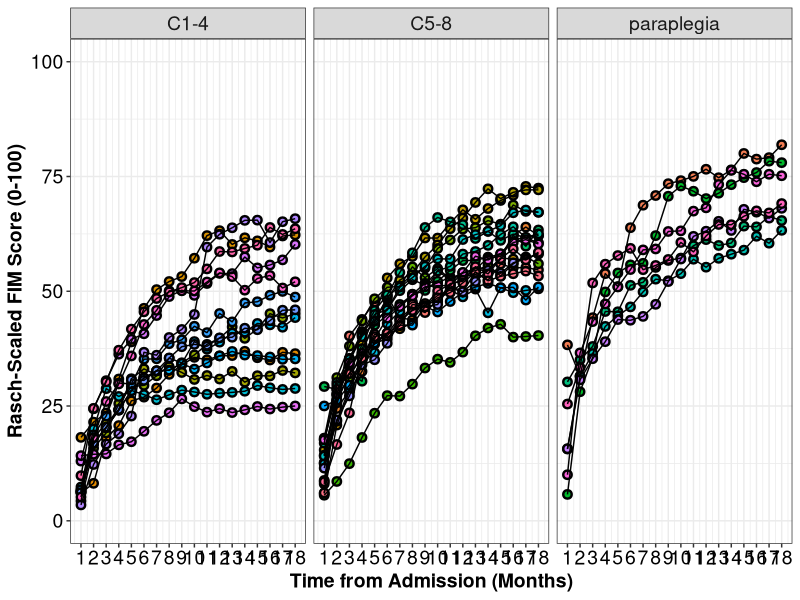
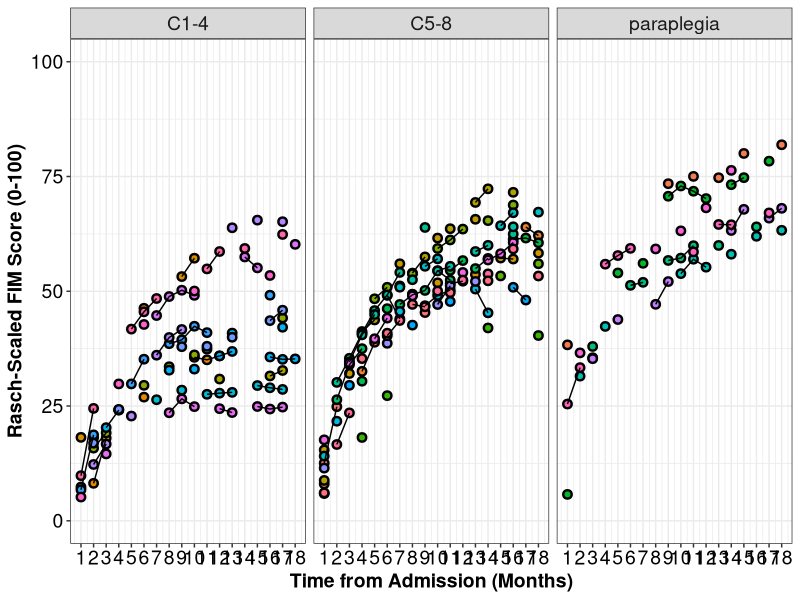
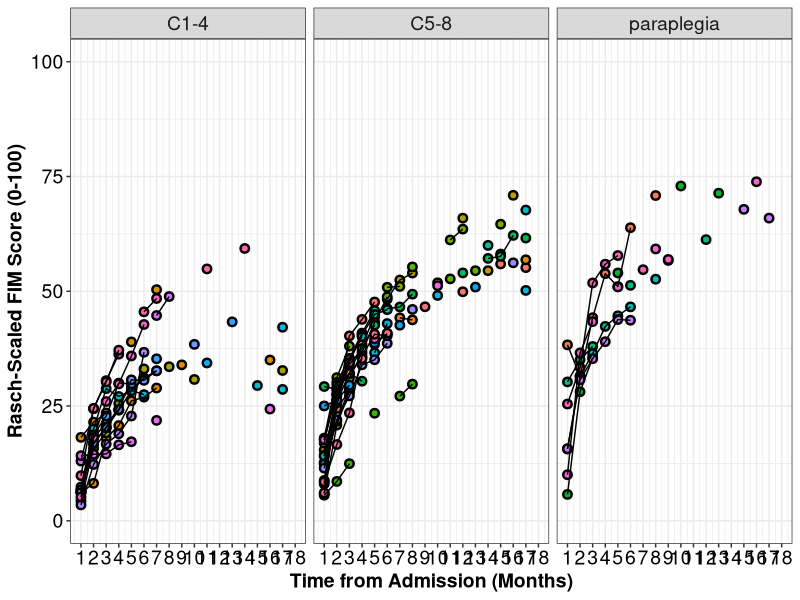
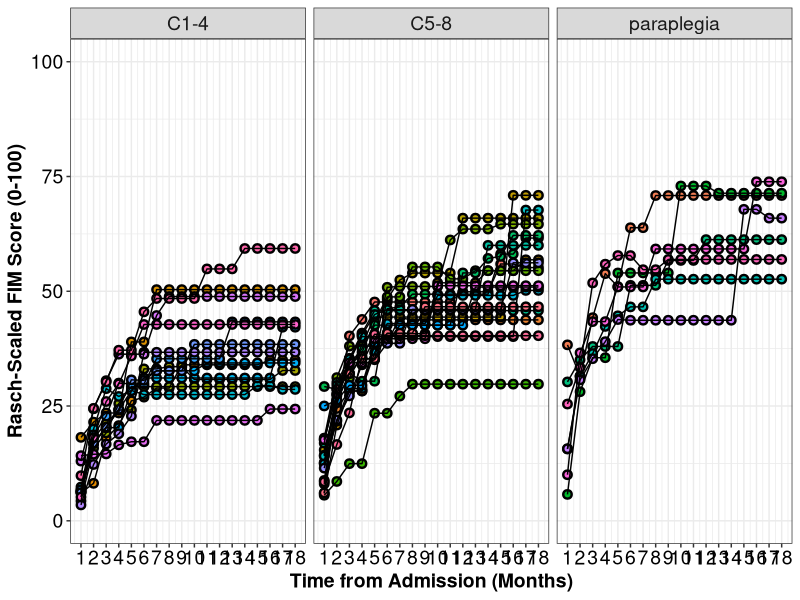
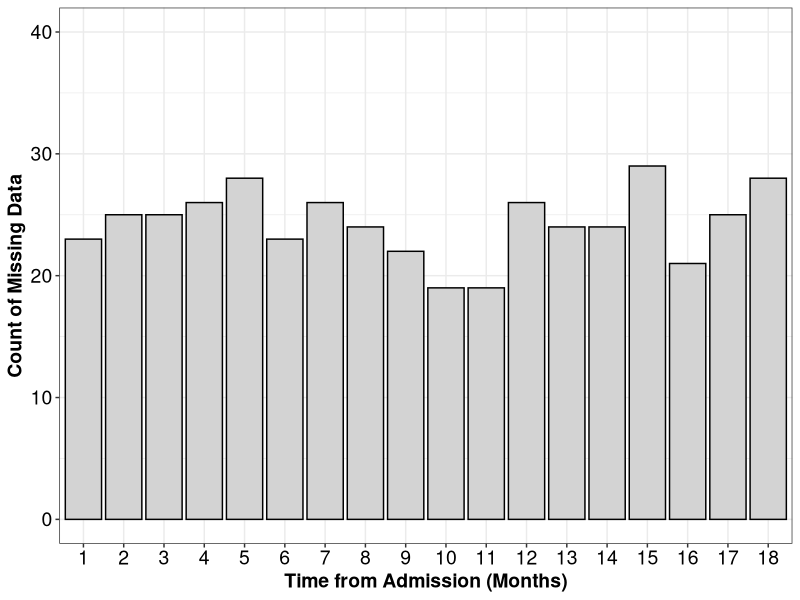
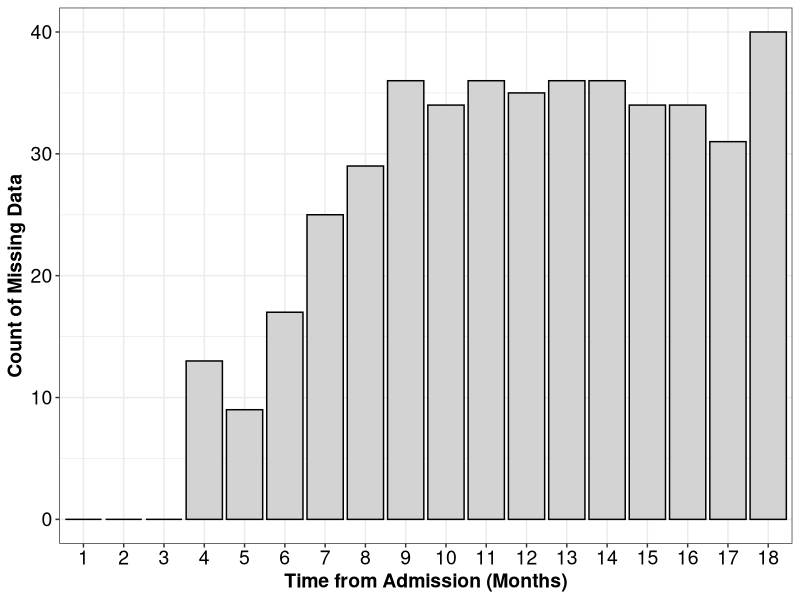

Source code (R) for these figures, in order:
# ACRM 2018 Longitudinal Data Analysis Worksho
# By Keith Lohse, Neurorehabilitation Informatics Lab, 2018-09-19

# Loading the essential libraries. 
library("ggplot2"); library("lme4"); library("car"); library("dplyr"); library("lmerTest"); 

# If these packages are not installed already, run the following code:
install.packages("ggplot2"); install.packages("lme4"); install.packages("car"); 
install.packages("dplyr"); install.packages("lmerTest"); 


##----------------------- Data Cleaning and QA ---------------------------------
## Setting the Directory -------------------------------------------------------
getwd()
setwd("C:/Users/USERNAME/Box Sync/Collaboration/")
list.files()
# Make sure that the file data_session2.csv is saved in your working directory.

# Import the .csv file into R. 
# We will save this file in the R environment as an object called "DATA".
DATA<-read.csv("./data_session3.csv", header = TRUE, sep=",",  
               na.strings=c("NA","NaN"," ",""))

# Use the head() function to check the structure of the data file.
head(DATA)

# Alternately you can also download the data file from the web here:
# DATA <- read.csv("https://raw.githubusercontent.com/keithlohse/LMER_Clinical_Science/master/data/data_session2.csv")
# head(DATA)


## ------------------- Visualizing Missing Data --------------------------------
## FIM scores with complete data -----------------------------------------------
g1<-ggplot(DATA, aes(x = month, y = rasch_FIM)) +
  geom_point(aes(fill=as.factor(subID)), pch=21, size=2, stroke=1.25) +
  geom_line(aes(group=subID)) +
  facet_wrap(~AIS_grade)
g2<-g1+scale_x_continuous(name = "Time from Admission (Months)", breaks=c(0:18)) +
  scale_y_continuous(name = "Rasch-Scaled FIM Score (0-100)",limits=c(0,100))
g3 <- g2 + theme_bw() + 
  theme(axis.text=element_text(size=14, colour="black"), 
        axis.title=element_text(size=14,face="bold")) +
  theme(strip.text.x = element_text(size = 14))+
  theme(legend.position="none")

plot(g3)



## FIM scores with data missing random -----------------------------------------
g1<-ggplot(DATA, aes(x = month, y = rasch_FIM_MAR)) +
  geom_point(aes(fill=as.factor(subID)), pch=21, size=2, stroke=1.25) +
  geom_line(aes(group=subID)) +
  facet_wrap(~AIS_grade)
g2<-g1+scale_x_continuous(name = "Time from Admission (Months)", breaks=c(0:18)) +
  scale_y_continuous(name = "Rasch-Scaled FIM Score (0-100)",limits=c(0,100))
g3 <- g2 + theme_bw() + 
  theme(axis.text=element_text(size=14, colour="black"), 
        axis.title=element_text(size=14,face="bold")) +
  theme(strip.text.x = element_text(size = 14))+
  theme(legend.position="none")

plot(g3)






## FIM scores with data missing not at  random ---------------------------------
g1<-ggplot(DATA, aes(x = month, y = rasch_FIM_MNAR)) +
  geom_point(aes(fill=as.factor(subID)), pch=21, size=2, stroke=1.25) +
  geom_line(aes(group=subID)) +
  facet_wrap(~AIS_grade)
g2<-g1+scale_x_continuous(name = "Time from Admission (Months)", breaks=c(0:18)) +
  scale_y_continuous(name = "Rasch-Scaled FIM Score (0-100)",limits=c(0,100))
g3 <- g2 + theme_bw() + 
  theme(axis.text=element_text(size=14, colour="black"), 
        axis.title=element_text(size=14,face="bold")) +
  theme(strip.text.x = element_text(size = 14))+
  theme(legend.position="none")

plot(g3)


## FIM scores with Last Observation Carried Forward ----------------------------
g1<-ggplot(DATA, aes(x = month, y = rasch_FIM_LOCF)) +
  geom_point(aes(fill=as.factor(subID)), pch=21, size=2, stroke=1.25) +
  geom_line(aes(group=subID)) +
  facet_wrap(~AIS_grade)
g2<-g1+scale_x_continuous(name = "Time from Admission (Months)", breaks=c(0:18)) +
  scale_y_continuous(name = "Rasch-Scaled FIM Score (0-100)",limits=c(0,100))
g3 <- g2 + theme_bw() + 
  theme(axis.text=element_text(size=14, colour="black"), 
        axis.title=element_text(size=14,face="bold")) +
  theme(strip.text.x = element_text(size = 14))+
  theme(legend.position="none")

plot(g3)


## -------------------- Identifying Missing Data -------------------------------
# Missing at Random
DATA$MAR_missing<-as.numeric(is.na(DATA$rasch_FIM_MAR))
summary(DATA$MAR_missing)

xtabs(MAR_missing ~ month, DATA)

x<-as.data.frame(xtabs(MAR_missing ~ month, DATA))
x


g1<-ggplot(x, aes(x = month, y=Freq)) +
  geom_col(fill= "light grey", color="black")
g2<-g1+scale_x_discrete(name = "Time from Admission (Months)") +
  scale_y_continuous(name = "Count of Missing Data", limits=c(0,40))
g3 <- g2 + theme_bw() + 
  theme(axis.text=element_text(size=14, colour="black"), 
        axis.title=element_text(size=14,face="bold")) +
  theme(strip.text.x = element_text(size = 14))+
  theme(legend.position="none")

plot(g3)


# Missing Not at Random
DATA$MNAR_missing<-as.numeric(is.na(DATA$rasch_FIM_MNAR))
summary(DATA$MNAR_missing)

xtabs(MNAR_missing ~ month, DATA)

y<-as.data.frame(xtabs(MNAR_missing ~ month, DATA))
y


g1<-ggplot(y, aes(x = month, y=Freq)) +
  geom_col(fill= "light grey", color="black")
g2<-g1+scale_x_discrete(name = "Time from Admission (Months)") +
  scale_y_continuous(name = "Count of Missing Data", limits=c(0,40))
g3 <- g2 + theme_bw() + 
  theme(axis.text=element_text(size=14, colour="black"), 
        axis.title=element_text(size=14,face="bold")) +
  theme(strip.text.x = element_text(size = 14))+
  theme(legend.position="none")

plot(g3)



## -------------- The Effects of Missingness on Time ---------------------------
# Cubic model with complete data
complete<-lmer(rasch_FIM~
                    # Fixed-effects
                    1+year.0+year.0_sq+year.0_cu+
                    # Random-effects
                    (1+year.0+year.0_sq+year.0_cu|subID), data=DATA, REML=FALSE)



# Cubic model with data Missing at Random
MAR<-lmer(rasch_FIM_MAR~
                 # Fixed-effects
                 1+year.0+year.0_sq+year.0_cu+
                 # Random-effects
                 (1+year.0+year.0_sq+year.0_cu|subID), data=DATA, REML=FALSE)



# Cubic model with data Missing Not at Random
MNAR<-lmer(rasch_FIM_MNAR~
                 # Fixed-effects
                 1+year.0+year.0_sq+year.0_cu+
                 # Random-effects
                 (1+year.0+year.0_sq+year.0_cu|subID), data=DATA, REML=FALSE)



# Cubic model with Last Observation Carried Forward
LOCF<-lmer(rasch_FIM_LOCF~
             # Fixed-effects
             1+year.0+year.0_sq+year.0_cu+
             # Random-effects
             (1+year.0+year.0_sq+year.0_cu|subID), data=DATA, REML=FALSE)



summary(complete)
summary(MAR)
summary(MNAR)
summary(LOCF)


## --------- How does the amount of data affect these distortions? -------------
# summary(DATA$month)
# 
# DAT2<-subset(DATA, month == 1 | month == 2 | month == 3 | 
#                   month == 6 | month == 12 | month == 18)
# 
# summary(as.factor(DAT2$month))
# 
# 
# ## FIM scores with complete data -----------------------------------------------
# g1<-ggplot(DAT2, aes(x = month, y = rasch_FIM)) +
#   geom_point(aes(fill=as.factor(subID)), pch=21, size=2, stroke=1.25) +
#   geom_line(aes(group=subID)) +
#   facet_wrap(~AIS_grade)
# g2<-g1+scale_x_continuous(name = "Time from Admission (Months)", limits=c(0,18)) +
#   scale_y_continuous(name = "Rasch-Scaled FIM Score (0-100)",limits=c(0,100))
# g3 <- g2 + theme_bw() + 
#   theme(axis.text=element_text(size=14, colour="black"), 
#         axis.title=element_text(size=14,face="bold")) +
#   theme(strip.text.x = element_text(size = 14))+
#   theme(legend.position="none")
# 
# plot(g3)
# 
# 
# 
# ## FIM scores with data missing random -----------------------------------------
# g1<-ggplot(DAT2, aes(x = month, y = rasch_FIM_MAR)) +
#   geom_point(aes(fill=as.factor(subID)), pch=21, size=2, stroke=1.25) +
#   geom_line(aes(group=subID)) +
#   facet_wrap(~AIS_grade)
# g2<-g1+scale_x_continuous(name = "Time from Admission (Months)", limits=c(0,18)) +
#   scale_y_continuous(name = "Rasch-Scaled FIM Score (0-100)",limits=c(0,100))
# g3 <- g2 + theme_bw() + 
#   theme(axis.text=element_text(size=14, colour="black"), 
#         axis.title=element_text(size=14,face="bold")) +
#   theme(strip.text.x = element_text(size = 14))+
#   theme(legend.position="none")
# 
# plot(g3)
# 
# 
# ## FIM scores with data missing random -----------------------------------------
# g1<-ggplot(DAT2, aes(x = month, y = rasch_FIM_MNAR)) +
#   geom_point(aes(fill=as.factor(subID)), pch=21, size=2, stroke=1.25) +
#   geom_line(aes(group=subID)) +
#   facet_wrap(~AIS_grade)
# g2<-g1+scale_x_continuous(name = "Time from Admission (Months)", limitss=c(0,18)) +
#   scale_y_continuous(name = "Rasch-Scaled FIM Score (0-100)",limits=c(0,100))
# g3 <- g2 + theme_bw() + 
#   theme(axis.text=element_text(size=14, colour="black"), 
#         axis.title=element_text(size=14,face="bold")) +
#   theme(strip.text.x = element_text(size = 14))+
#   theme(legend.position="none")
# 
# plot(g3)
# 
# 
# ## FIM scores with Last Observation Carried Forward ----------------------------
# g1<-ggplot(DAT2, aes(x = month, y = rasch_FIM_LOCF)) +
#   geom_point(aes(fill=as.factor(subID)), pch=21, size=2, stroke=1.25) +
#   geom_line(aes(group=subID)) +
#   facet_wrap(~AIS_grade)
# g2<-g1+scale_x_continuous(name = "Time from Admission (Months)", limits=c(0,18)) +
#   scale_y_continuous(name = "Rasch-Scaled FIM Score (0-100)",limits=c(0,100))
# g3 <- g2 + theme_bw() + 
#   theme(axis.text=element_text(size=14, colour="black"), 
#         axis.title=element_text(size=14,face="bold")) +
#   theme(strip.text.x = element_text(size = 14))+
#   theme(legend.position="none")
# 
# plot(g3)
# 
# 
# # Cubic model with complete data
# complete<-lmer(rasch_FIM~
#                  # Fixed-effects
#                  1+year.0+year.0_sq+year.0_cu+
#                  # Random-effects
#                  (1+year.0|subID), data=DAT2, REML=FALSE)
# summary(complete)
# 
# 
# 
# 
# # Cubic model with data Missing at Random
# MAR<-lmer(rasch_FIM_MAR~
#             # Fixed-effects
#             1+year.0+year.0_sq+year.0_cu+
#             # Random-effects
#             (1+year.0|subID), data=DAT2, REML=FALSE)
# summary(MAR)
# 
# 
# 
# # Cubic model with data Missing Not at Random
# MNAR<-lmer(rasch_FIM_MNAR~
#              # Fixed-effects
#              1+year.0+year.0_sq+year.0_cu+
#              # Random-effects
#              (1+year.0|subID), data=DAT2, REML=FALSE)
# summary(MNAR)
# 
# 
# 
# # Cubic model with Last Observation Carried Forward
# LOCF<-lmer(rasch_FIM_LOCF~
#              # Fixed-effects
#              1+year.0+year.0_sq+year.0_cu+
#              # Random-effects
#              (1+year.0|subID), data=DAT2, REML=FALSE)
# summary(LOCF)
